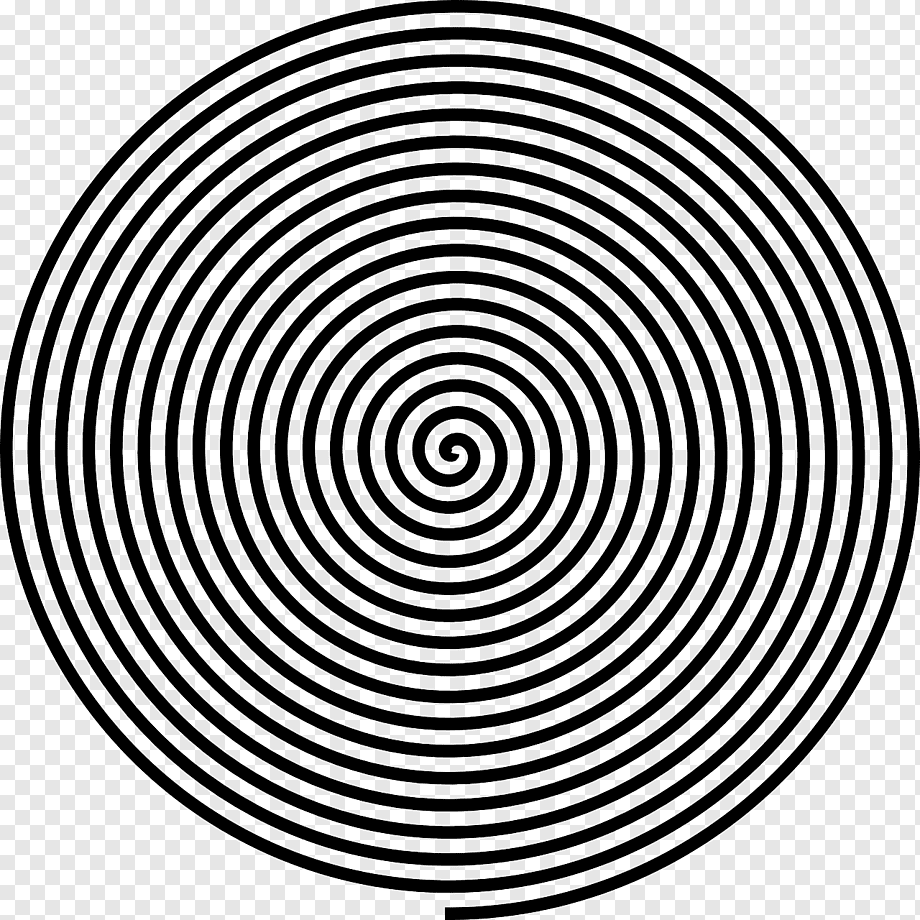
#> input picture 2sem/results/lab1/input/spiral_2.png, 920 x 920 px
$ python main.py
#> lines starting #> are read from the running program, lines starting #| are printed output that depends on the picture
import cv2
from PIL import Image
import numpy as np


def KNN_resampling(old_image, scale):
    width = old_image.shape[1]
    height = old_image.shape[0]
    new_width = round(scale * width)
    new_height = round(scale * height)

    new_image = np.zeros(shape=(new_height, new_width, old_image.shape[2]))

    for x in range(new_width):
        for y in range(new_height):
            src_x = min(
                int(round(float(x) / float(new_width) * float(width))), width - 1)
            src_y = min(
                int(round(float(y) / float(new_height) * float(height))), height - 1)

            new_image[y, x] = old_image[src_y, src_x]

    return new_image


def two_iteration(image, extension, compression):
    ex_image = KNN_resampling(image, extension)
    comp_image = KNN_resampling(ex_image, 1 / compression)
    return comp_image


def one_iteration(image, extension, compression):
    res_image = KNN_resampling(image, extension / compression)
    return res_image


if __name__ == '__main__':
    image_names = ['spiral_2.png', 'spiral.png']

    for image_name in image_names:
        img_in_arr = np.array(Image.open(f"input/{image_name}").convert('RGB'))
#> img_in_arr is the input picture: shape (920, 920, 3); min 0, max 255, mean 154

        one_it_img = one_iteration(img_in_arr, 3, 16)
#> after the loop in KNN_resampling, `for x in range(new_width):`:
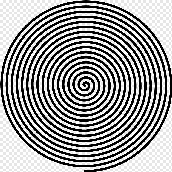
#> new_image: shape (172, 172, 3) float64; min 0, max 255, mean 154

        two_it_img = two_iteration(img_in_arr, 3, 16)
#> call 2 of KNN_resampling, with scale = 3
#> after the loop in KNN_resampling (call 2), `for x in range(new_width):`:
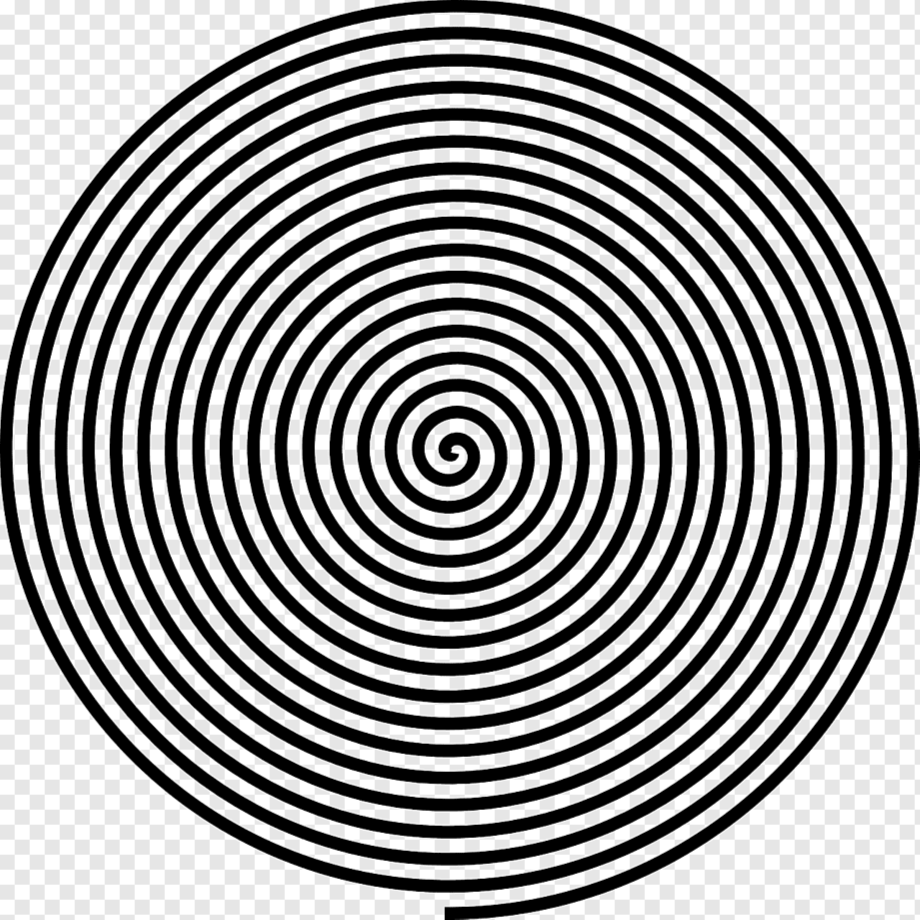
#> new_image: shape (2760, 2760, 3) float64 (shown at 1/3 size); min 0, max 255, mean 154

        cv2.imwrite(f"output/in_one_run/{image_name}", one_it_img)

        cv2.imwrite(f"output/in_two_run/{image_name}", two_it_img)
#> pass 2 of the loop `for image_name in image_names:`:
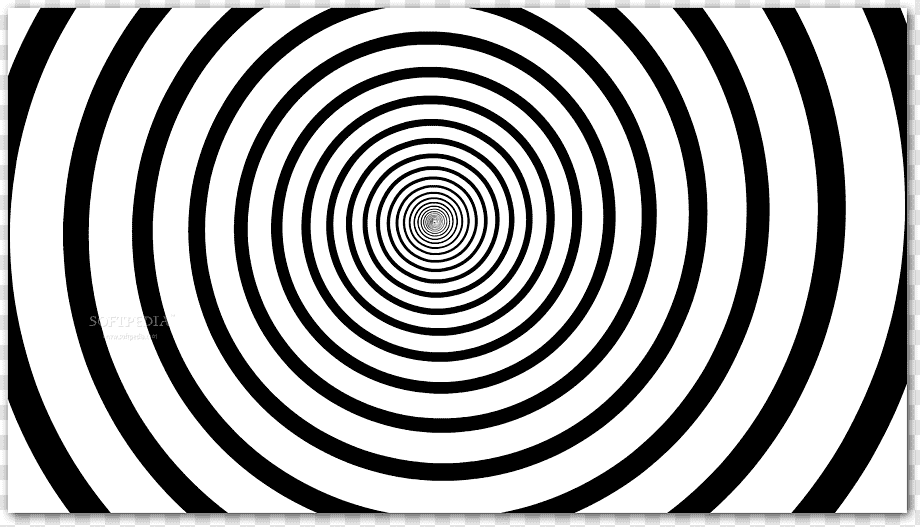
#> input picture 2sem/results/lab1/input/spiral.png, 920 x 527 px
#> img_in_arr is the input picture: shape (527, 920, 3); min 0, max 255, mean 170
#> after the loop in KNN_resampling (call 4), `for x in range(new_width):`:
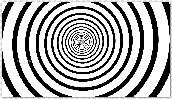
#> new_image: shape (99, 172, 3) float64; min 0, max 255, mean 170.3
#> after the loop in KNN_resampling (call 5), `for x in range(new_width):`:
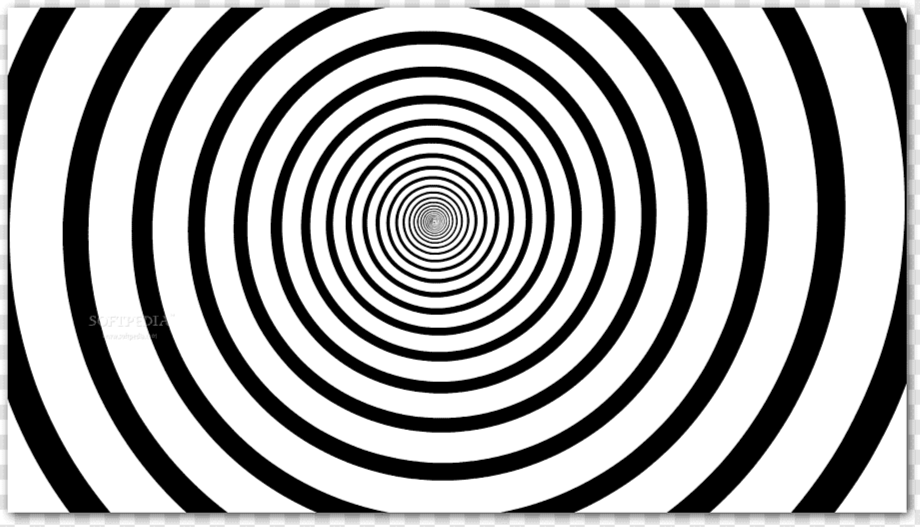
#> new_image: shape (1581, 2760, 3) float64 (shown at 1/3 size); min 0, max 255, mean 170
